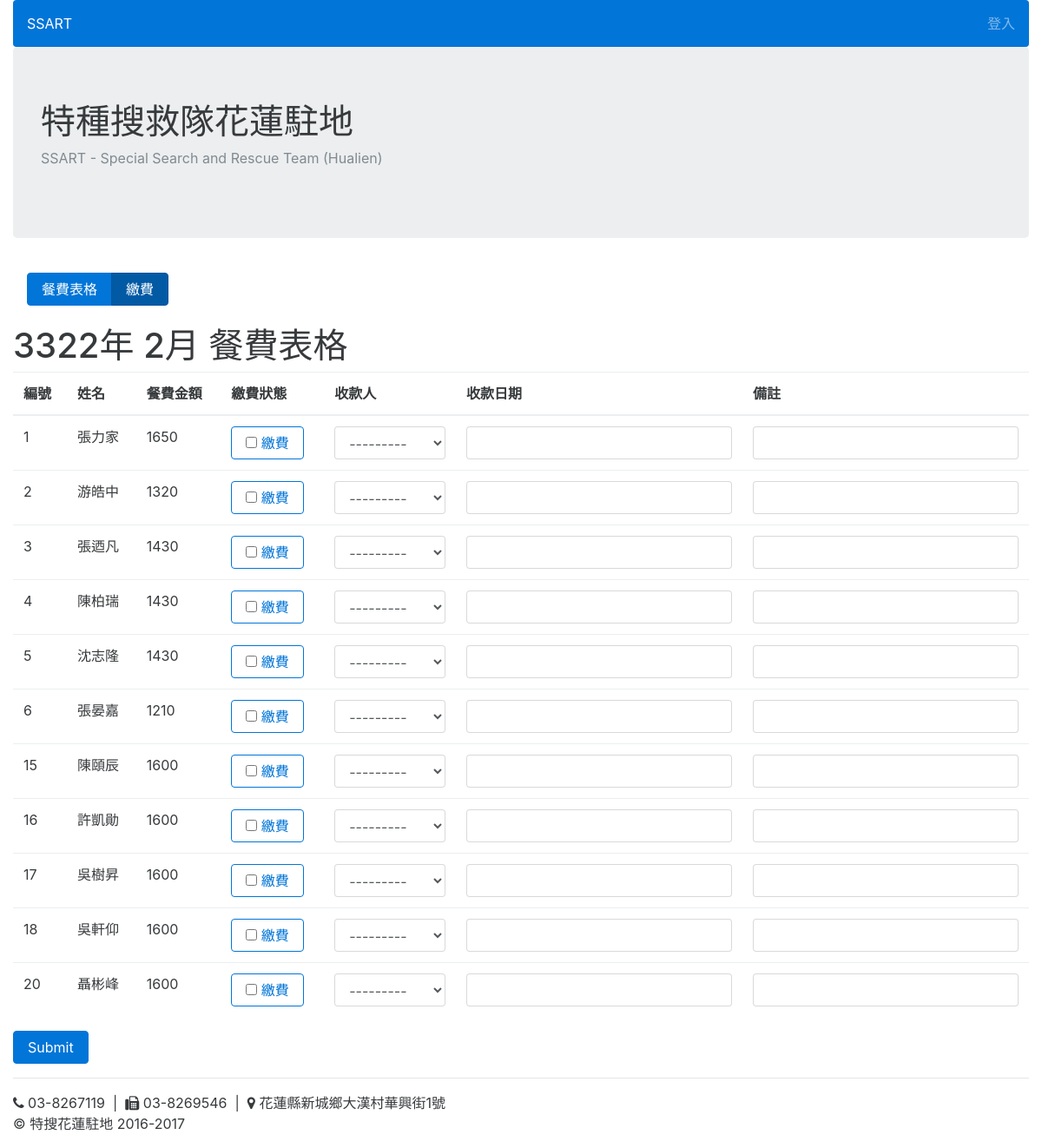
The page /tablemoney/162/table_money_pay/ on the database as committed earlier.
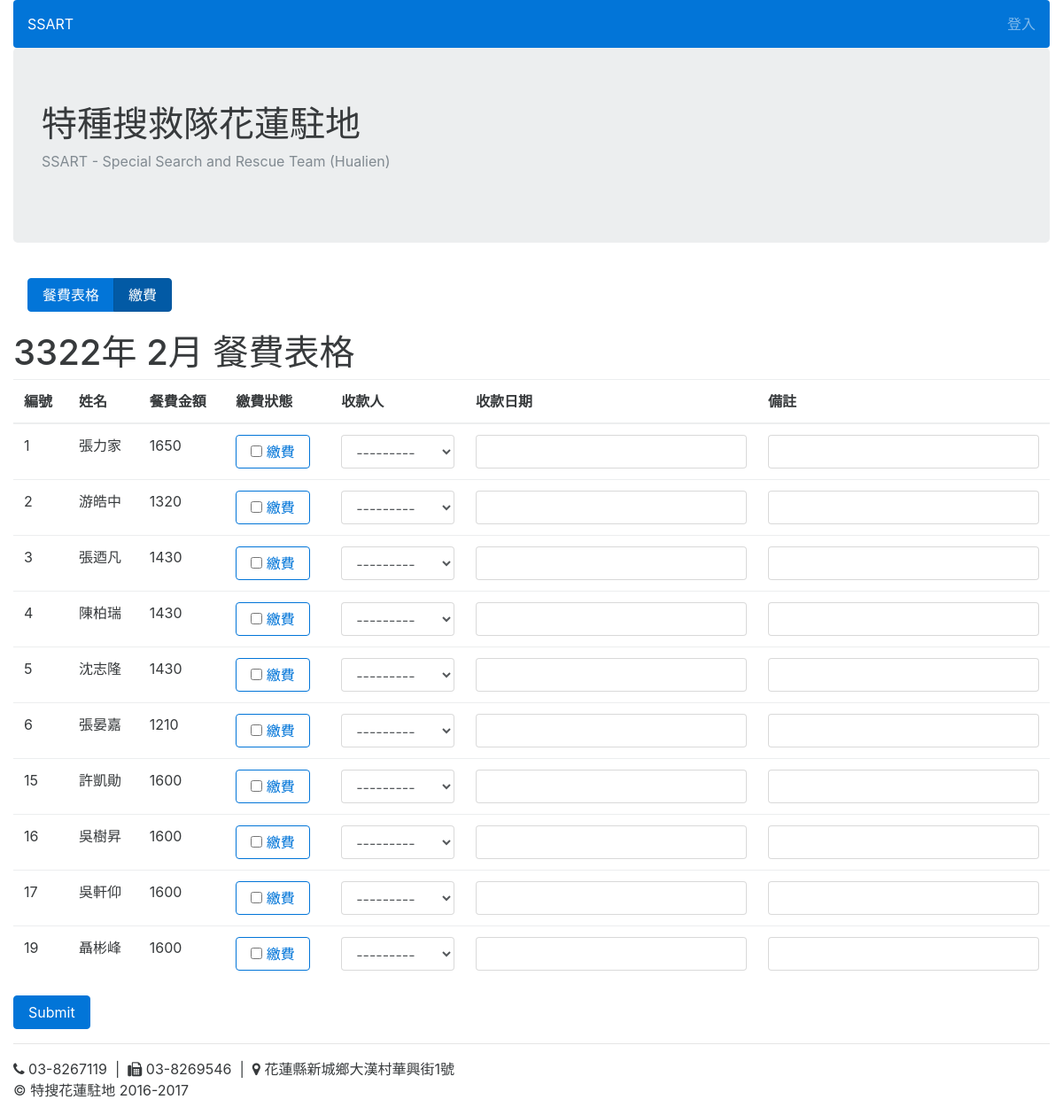
The same page on the database as committed later.
### tablemoney/models.py (models this page shows, shortened)
class TableMoney(models.Model):
	name = models.ForeignKey(UserProfile)
	month = models.ForeignKey(Month)
	year = models.PositiveIntegerField()
	day_price = models.IntegerField(null=True, blank=True)
	totle_price = models.IntegerField(default=1,null=True, blank=True)
	workday_count = models.PositiveIntegerField(default=0)
	pay_off = models.BooleanField(default=False)
	payee = models.ForeignKey(Payee, null=True, blank=True)
	note = models.CharField(max_length=20, blank=True)
	pay_date = models.CharField(max_length=20, blank=True)
	identify = models.CharField(max_length=20)
	class Meta:
		ordering = ['name']

### userprofile/models.py (models this page shows, shortened)
class UserProfile(models.Model):
	name = models.CharField(max_length=20)
	rank = models.CharField(max_length=20, choices=RANK_CHOICES)
	number = models.IntegerField()
	mobile_phone = models.CharField(max_length=20, null=True, blank=True)
	home_phone = models.CharField(max_length=20, null=True, blank=True)
	emergency_call = models.CharField(max_length=20, null=True, blank=True)
	eat = models.BooleanField(default=True)
	objects = models.Manager()
	members = MemberManager()
	substitutes = SubstituteManager()
	eats = EatManager()
	def __str__(self):
		return self.name
	class Meta:
		ordering = ['number']

### tablemoney/views.py (the view, shortened to what this page needs)
# urls.py: url(r'^(?P<pk>\d+)/table_money_pay/$', views.table_money_pay, name='table_money_pay'),
def table_money_pay(request, pk):
	months = get_object_or_404(Month, pk=pk)
	table_moneys = months.tablemoney_set.all()
	formset = TableMoneyPayFormSet(queryset=table_moneys)
	context = {
	'formset': formset,
	'months': months
	}
	return render(request, 'table_money_pay.html', context)

### userprofile/models.py (called while the page is built)
	def __str__(self):
		return self.name

### tablemoney/templates/table_money_pay.html (shortened to what this page needs)
{% extends 'base.html' %}
{% load widget_tweaks %}
{% block content %}
<nav class="navbar">
<div class="btn-group">
<a href={% url 'table_money_list' %} class="btn btn-primary">餐費表格</a>
<a href={% url 'table_money_pay' pk=months.pk  %} class="btn btn-primary active">繳費</a>
</div>
</nav>
<p>
<p><h1>{{ months.year }}年 {{ months.month }}月 餐費表格</h1>
<form action="." method="POST">
<table class="table table-hover">
  <thead>
    <tr>
      <th>編號</th>
      <th>姓名</th>
      <th>餐費金額</th>
      <th>繳費狀態</th>
      <th>收款人</th>
      <th>收款日期</th>
      <th>備註</th>
    </tr>
  </thead>
        {% for form in formset %}
  <tbody>
    <tr>
      <td>{{ form.instance.name.number }}</td>
      <td>{{ form.instance.name }}</td>
      <td>{{ form.instance.totle_price }}</td>
      <td><div class="btn-group" ><label class="btn btn-outline-primary">{{ form.pay_off }} 繳費</label></div></td>
      <td>{{ form.payee|add_class:'form-control' }}</td>
      <td>{{ form.pay_date|add_class:'form-control date' }}</td>
      <td>{{ form.note|add_class:'form-control' }}</td>
    </tr>
  </tbody>
  {% endfor %}
</table>
    <input type="submit" class="btn btn-primary">
</form>
</body>
{% endblock %}

Rows that differ between the two databases and show on the page:
removed TableMoney: instance.name.number "15", instance.name "陳頤辰", instance.totle_price "1600"
Other text that changed with them:
new list line: "15 許凱勛 1600"
new list line: "☐ 繳費 ---------  "
new list line: "16 吳樹昇 1600"
new list line: "17 吳軒仰 1600"
new list line: "19 聶彬峰 1600"
list line gone: "☐ 繳費 ---------  "
list line gone: "16 許凱勛 1600"
list line gone: "17 吳樹昇 1600"
list line gone: "18 吳軒仰 1600"
list line gone: "20 聶彬峰 1600"
